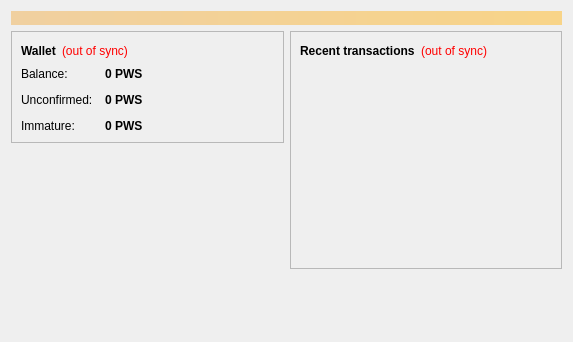
<?xml version="1.0" encoding="UTF-8"?>
<ui version="4.0">
 <class>OverviewPage</class>
 <widget class="QWidget" name="OverviewPage">
  <property name="geometry">
   <rect>
    <x>0</x>
    <y>0</y>
    <width>573</width>
    <height>342</height>
   </rect>
  </property>
  <property name="windowTitle">
   <string>Form</string>
  </property>
  <layout class="QVBoxLayout" name="topLayout">
   <item>
    <widget class="QLabel" name="labelAlerts">
     <property name="visible">
      <bool>false</bool>
     </property>
     <property name="styleSheet">
      <string notr="true">background-color: qlineargradient(x1: 0, y1: 0, x2: 1, y2: 0, stop:0 #F0D0A0, stop:1 #F8D488); color:#000000;</string>
     </property>
     <property name="wordWrap">
      <bool>true</bool>
     </property>
     <property name="margin">
      <number>3</number>
     </property>
    </widget>
   </item>
   <item>
    <layout class="QHBoxLayout" name="horizontalLayout" stretch="1,1">
     <item>
      <layout class="QVBoxLayout" name="verticalLayout_2">
       <item>
        <widget class="QFrame" name="frame">
         <property name="frameShape">
          <enum>QFrame::StyledPanel</enum>
         </property>
         <property name="frameShadow">
          <enum>QFrame::Raised</enum>
         </property>
         <layout class="QVBoxLayout" name="verticalLayout_4">
          <item>
           <layout class="QHBoxLayout" name="horizontalLayout_4">
            <item>
             <widget class="QLabel" name="label_5">
              <property name="font">
               <font>
                <weight>75</weight>
                <bold>true</bold>
               </font>
              </property>
              <property name="text">
               <string>Wallet</string>
              </property>
             </widget>
            </item>
            <item>
             <widget class="QLabel" name="labelWalletStatus">
              <property name="toolTip">
               <string>The displayed information may be out of date. Your wallet automatically synchronizes with the PWSCoin network after a connection is established, but this process has not completed yet.</string>
              </property>
              <property name="styleSheet">
               <string notr="true">QLabel { color: red; }</string>
              </property>
              <property name="text">
               <string notr="true">(out of sync)</string>
              </property>
              <property name="alignment">
               <set>Qt::AlignLeading|Qt::AlignLeft|Qt::AlignVCenter</set>
              </property>
             </widget>
            </item>
            <item>
             <spacer name="horizontalSpacer_2">
              <property name="orientation">
               <enum>Qt::Horizontal</enum>
              </property>
              <property name="sizeHint" stdset="0">
               <size>
                <width>40</width>
                <height>20</height>
               </size>
              </property>
             </spacer>
            </item>
           </layout>
          </item>
          <item>
           <layout class="QFormLayout" name="formLayout_2">
            <property name="fieldGrowthPolicy">
             <enum>QFormLayout::AllNonFixedFieldsGrow</enum>
            </property>
            <property name="horizontalSpacing">
             <number>12</number>
            </property>
            <property name="verticalSpacing">
             <number>12</number>
            </property>
            <item row="0" column="0">
             <widget class="QLabel" name="label">
              <property name="text">
               <string>Balance:</string>
              </property>
             </widget>
            </item>
            <item row="0" column="1">
             <widget class="QLabel" name="labelBalance">
              <property name="font">
               <font>
                <weight>75</weight>
                <bold>true</bold>
               </font>
              </property>
              <property name="cursor">
               <cursorShape>IBeamCursor</cursorShape>
              </property>
              <property name="toolTip">
               <string>Your current balance</string>
              </property>
              <property name="text">
               <string notr="true">0 PWS</string>
              </property>
              <property name="textInteractionFlags">
               <set>Qt::LinksAccessibleByMouse|Qt::TextSelectableByKeyboard|Qt::TextSelectableByMouse</set>
              </property>
             </widget>
            </item>
            <item row="1" column="0">
             <widget class="QLabel" name="label_3">
              <property name="text">
               <string>Unconfirmed:</string>
              </property>
             </widget>
            </item>
            <item row="1" column="1">
             <widget class="QLabel" name="labelUnconfirmed">
              <property name="font">
               <font>
                <weight>75</weight>
                <bold>true</bold>
               </font>
              </property>
              <property name="cursor">
               <cursorShape>IBeamCursor</cursorShape>
              </property>
              <property name="toolTip">
               <string>Total of transactions that have yet to be confirmed, and do not yet count toward the current balance</string>
              </property>
              <property name="text">
               <string notr="true">0 PWS</string>
              </property>
              <property name="textInteractionFlags">
               <set>Qt::LinksAccessibleByMouse|Qt::TextSelectableByKeyboard|Qt::TextSelectableByMouse</set>
              </property>
             </widget>
            </item>
            <item row="2" column="0">
             <widget class="QLabel" name="labelImmatureText">
              <property name="text">
               <string>Immature:</string>
              </property>
             </widget>
            </item>
            <item row="2" column="1">
             <widget class="QLabel" name="labelImmature">
              <property name="font">
               <font>
                <weight>75</weight>
                <bold>true</bold>
               </font>
              </property>
              <property name="toolTip">
               <string>Mined balance that has not yet matured</string>
              </property>
              <property name="text">
               <string notr="true">0 PWS</string>
              </property>
              <property name="textInteractionFlags">
               <set>Qt::LinksAccessibleByMouse|Qt::TextSelectableByKeyboard|Qt::TextSelectableByMouse</set>
              </property>
             </widget>
            </item>
           </layout>
          </item>
         </layout>
        </widget>
       </item>
       <item>
        <spacer name="verticalSpacer">
         <property name="orientation">
          <enum>Qt::Vertical</enum>
         </property>
         <property name="sizeHint" stdset="0">
          <size>
           <width>20</width>
           <height>40</height>
          </size>
         </property>
        </spacer>
       </item>
      </layout>
     </item>
     <item>
      <layout class="QVBoxLayout" name="verticalLayout_3">
       <item>
        <widget class="QFrame" name="frame_2">
         <property name="frameShape">
          <enum>QFrame::StyledPanel</enum>
         </property>
         <property name="frameShadow">
          <enum>QFrame::Raised</enum>
         </property>
         <layout class="QVBoxLayout" name="verticalLayout">
          <item>
           <layout class="QHBoxLayout" name="horizontalLayout_2">
            <item>
             <widget class="QLabel" name="label_4">
              <property name="text">
               <string>&lt;b&gt;Recent transactions&lt;/b&gt;</string>
              </property>
             </widget>
            </item>
            <item>
             <widget class="QLabel" name="labelTransactionsStatus">
              <property name="toolTip">
               <string>The displayed information may be out of date. Your wallet automatically synchronizes with the PWSCoin network after a connection is established, but this process has not completed yet.</string>
              </property>
              <property name="styleSheet">
               <string notr="true">QLabel { color: red; }</string>
              </property>
              <property name="text">
               <string notr="true">(out of sync)</string>
              </property>
              <property name="alignment">
               <set>Qt::AlignRight|Qt::AlignTrailing|Qt::AlignVCenter</set>
              </property>
             </widget>
            </item>
            <item>
             <spacer name="horizontalSpacer">
              <property name="orientation">
               <enum>Qt::Horizontal</enum>
              </property>
              <property name="sizeHint" stdset="0">
               <size>
                <width>40</width>
                <height>20</height>
               </size>
              </property>
             </spacer>
            </item>
           </layout>
          </item>
          <item>
           <widget class="QListView" name="listTransactions">
            <property name="styleSheet">
             <string notr="true">QListView { background: transparent; }</string>
            </property>
            <property name="frameShape">
             <enum>QFrame::NoFrame</enum>
            </property>
            <property name="verticalScrollBarPolicy">
             <enum>Qt::ScrollBarAlwaysOff</enum>
            </property>
            <property name="horizontalScrollBarPolicy">
             <enum>Qt::ScrollBarAlwaysOff</enum>
            </property>
            <property name="selectionMode">
             <enum>QAbstractItemView::NoSelection</enum>
            </property>
           </widget>
          </item>
         </layout>
        </widget>
       </item>
       <item>
        <spacer name="verticalSpacer_2">
         <property name="orientation">
          <enum>Qt::Vertical</enum>
         </property>
         <property name="sizeHint" stdset="0">
          <size>
           <width>20</width>
           <height>40</height>
          </size>
         </property>
        </spacer>
       </item>
      </layout>
     </item>
    </layout>
   </item>
  </layout>
 </widget>
 <resources/>
 <connections/>
</ui>
